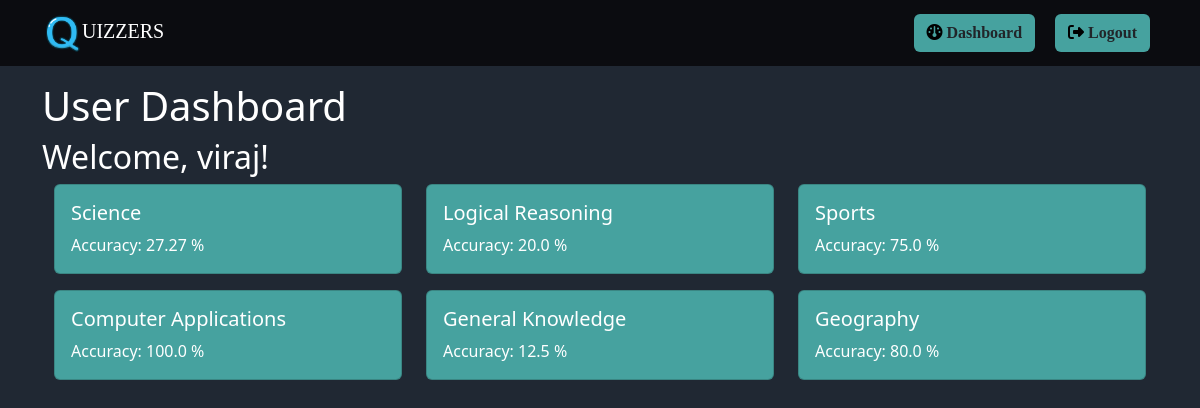
The page /user_dashboard/ (signed in) on the database its author committed.
### home/models.py (models this page shows, shortened)
class BaseModel(models.Model):
    uid= models.UUIDField(primary_key=True,default=uuid.uuid4)
    created_at= models.DateField(auto_now_add= True)
    updated_at= models.DateField(auto_now= True)
    class Meta:
        abstract= True

class Category(BaseModel):
    category_name= models.CharField(max_length= 100)
    image = models.ImageField(upload_to='category_images/', null=True, blank=True)

### home/views.py (the view)
# urls.py: path('user_dashboard/', login_required(views.user_dashboard), name='user_dashboard'),
def user_dashboard(request):
    user_scores = UserQuizScore.objects.filter(user=request.user)
    quiz_submissions = UserSubmission.objects.filter(user=request.user)
    category_scores = {score.category.category_name: score.score for score in user_scores}
    quiz_results = [{'category': submission.category, 'score': submission.score} for submission in quiz_submissions]
    category_percentages = {}
    for category in category_scores:
        total_marks_possible = Question.objects.filter(category__category_name=category).aggregate(sum_marks=models.Sum('marks'))['sum_marks']
        if total_marks_possible:
            percentage = (category_scores[category] / total_marks_possible) * 100
            category_percentages[category] = round(percentage, 2)
        else:
            category_percentages[category] = 0.0  # Set to 0 if there are no marks possible for the category
    context = {
        'user_scores': category_scores,
        'quiz_results': quiz_results,
        'category_percentages': category_percentages,
    }
    return render(request, 'dashboard.html', context)

### home/templates/dashboard.html (shortened to what this page needs)
<!DOCTYPE html>
<html lang="en">
<head>
    <link href="https://cdn.jsdelivr.net/npm/bootstrap@5.3.2/dist/css/bootstrap.min.css" rel="stylesheet"
>
</head>
<body style="background-color: #202833;">
    {% extends 'base.html' %}
    {% block content %}
    <h1 style="color: white;">User Dashboard</h1>
    <h2 style="color: white;">Welcome, {{ user.username }}!</h2>
    <div class="container">
        <div class="row">
            {% for category, percentage in category_percentages.items %}
            <div class="col-md-4">
                <div class="card mb-3" style="background-color: #46a29f;">
                    <div class="card-body">
                        <h5 class="card-title" style="color: white;">{{ category }}</h5>
                        <p class="card-text" style="color: white;">Accuracy: {{ percentage }} %</p>
                    </div>
                </div>
            </div>
            {% endfor %}
        </div>
    </div>
    {% endblock %}

### rows shown on the page
Category: category_percentages "Science"
Category: category_percentages "Logical Reasoning"
Category: category_percentages "Sports"
Category: category_percentages "Computer Applications"
Category: category_percentages "General Knowledge"
Category: category_percentages "Geography"

### other values the page prints
{{ user.username }} "viraj"
{{ percentage }} "27.27" "20.0" "75.0" "100.0" "12.5" "80.0"
